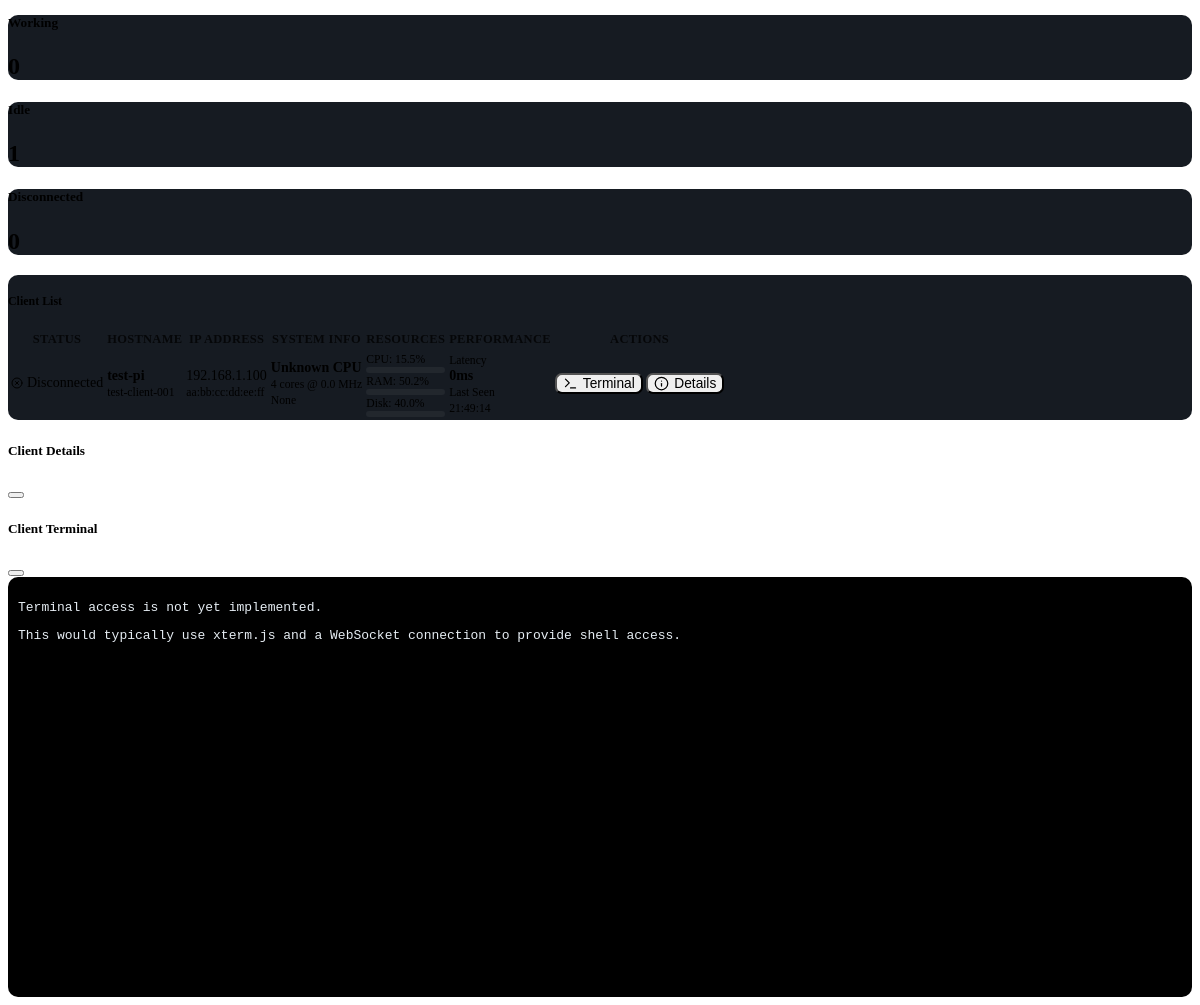
The page /clients/ (signed in, lower part) on the database as committed earlier.
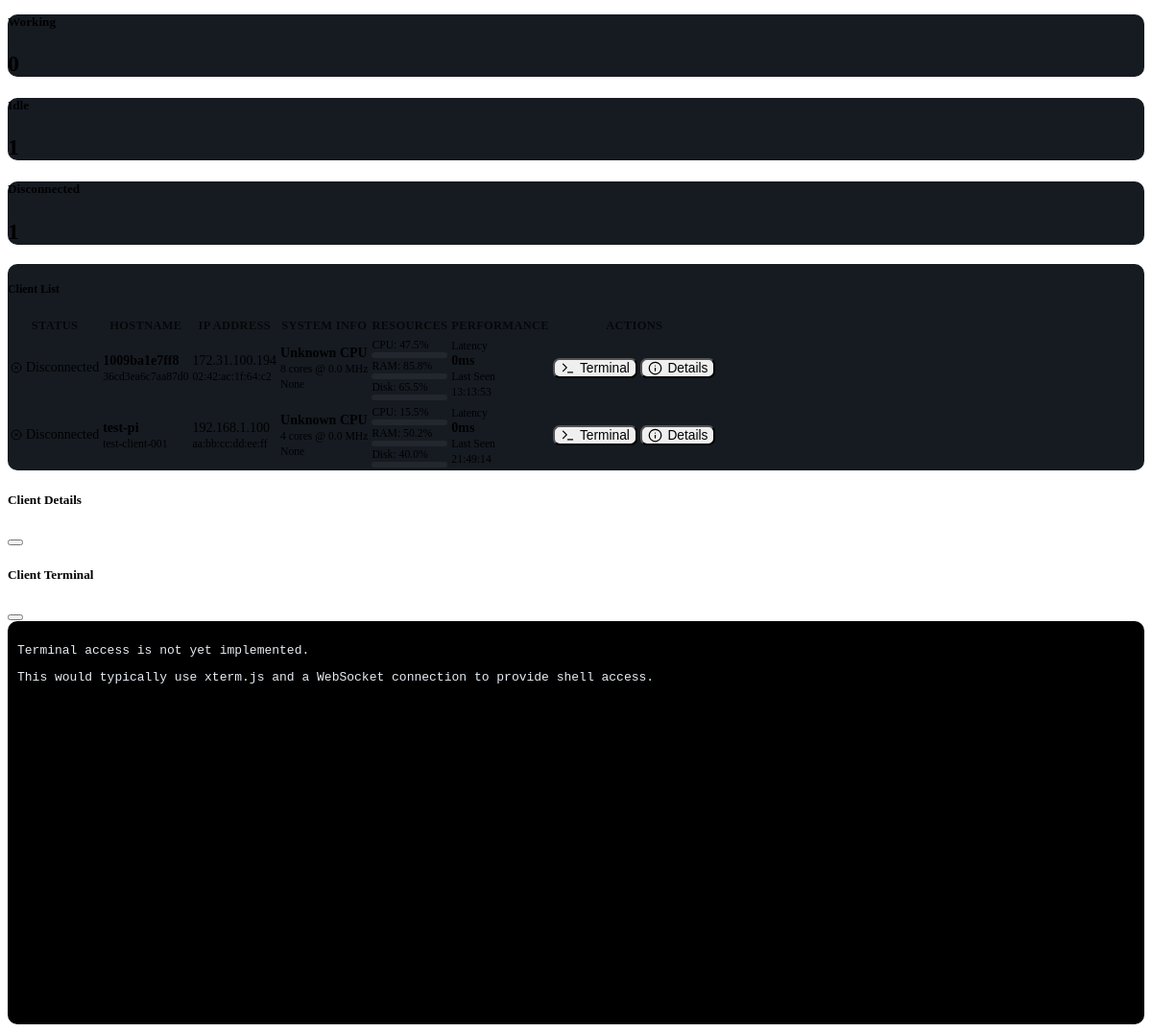
The same page on the database as committed later.
### models.py (models this page shows)
class Client(db.Model):
    id = db.Column(db.Integer, primary_key=True)
    client_id = db.Column(db.String(64), unique=True, nullable=False)
    hostname = db.Column(db.String(128))
    ip_address = db.Column(db.String(45))
    mac_address = db.Column(db.String(17))
    cpu_model = db.Column(db.String(256))
    cpu_cores = db.Column(db.Integer)
    cpu_frequency = db.Column(db.Float)
    ram_total = db.Column(db.BigInteger)
    disk_total = db.Column(db.BigInteger)
    os_info = db.Column(db.String(256))
    username = db.Column(db.String(64))
    status = db.Column(db.String(32), default='disconnected')  # connected, disconnected, working
    last_seen = db.Column(db.DateTime, default=datetime.utcnow)
    created_at = db.Column(db.DateTime, default=datetime.utcnow)
    cpu_usage = db.Column(db.Float, default=0.0)
    ram_usage = db.Column(db.Float, default=0.0)
    disk_usage = db.Column(db.Float, default=0.0)
    network_latency = db.Column(db.Float, default=0.0)
    jobs = db.relationship('Job', backref='assigned_client', lazy=True)

### routes/clients.py (the view)
@clients_bp.route('/')
@login_required
def index():
    clients = Client.query.order_by(Client.last_seen.desc()).all()
    connected_count = sum(1 for c in clients if c.status in ['online', 'connected', 'idle'])
    working_count = sum(1 for c in clients if c.status == 'working')
    idle_count = connected_count - working_count
    disconnected_count = sum(1 for c in clients if c.status in ['offline', 'disconnected'])
    return render_template('clients.html',
                         clients=clients,
                         connected_count=connected_count,
                         working_count=working_count,
                         idle_count=idle_count,
                         disconnected_count=disconnected_count)

### routes/terminal.py (called while the page is built)
@terminal_bp.before_app_request
def cleanup_old_sessions():
    current_time = time.time()
    timeout = 3600  # 1 hour timeout
    for session_id in list(terminal_sessions.keys()):
        session_data = terminal_sessions[session_id]
        if current_time - session_data['last_activity'] > timeout:
            del terminal_sessions[session_id]
            logger.info(f"Cleaned up expired session: {session_id}")
    for command_id in list(command_responses.keys()):
        response = command_responses[command_id]
        if current_time - response['timestamp'] > timeout:
            del command_responses[command_id]

### templates/clients.html (shortened to what this page needs)
{% extends "base.html" %}
{% block content %}
<div class="row mb-3">
    <div class="col-md-3">
        <div class="card text-center">
            <div class="card-body">
                <h5 class="card-title text-warning">Working</h5>
                <h2 class="mb-0" id="workingCount">{{ working_count }}</h2>
            </div>
        </div>
    </div>
    <div class="col-md-3">
        <div class="card text-center">
            <div class="card-body">
                <h5 class="card-title text-secondary">Idle</h5>
                <h2 class="mb-0" id="idleCount">{{ idle_count }}</h2>
            </div>
        </div>
    </div>
    <div class="col-md-3">
        <div class="card text-center">
            <div class="card-body">
                <h5 class="card-title text-danger">Disconnected</h5>
                <h2 class="mb-0" id="disconnectedCount">{{ disconnected_count }}</h2>
            </div>
        </div>
    </div>
</div>
<div class="row">
    <div class="col-12">
        <div class="card">
            <div class="card-header">
                <h5 class="mb-0">Client List</h5>
            </div>
            <div class="card-body">
                {% if clients %}
                    <div class="table-responsive">
                        <table class="table table-striped">
                            <thead>
                                <tr>
                                    <th>Status</th>
                                    <th>Hostname</th>
                                    <th>IP Address</th>
                                    <th>System Info</th>
                                    <th>Resources</th>
                                    <th>Performance</th>
                                    <th>Actions</th>
                                </tr>
                            </thead>
                            <tbody id="clientsTableBody">
                                {% for client in clients %}
                                <tr data-client-id="{{ client.client_id }}">
                                    <td>
                                        {% if client.status == 'connected' %}
                                            <span class="badge bg-success">
                                                <i data-feather="check-circle" width="12" height="12"></i>
                                                Connected
                                            </span>
                                        {% elif client.status == 'working' %}
                                            <span class="badge bg-warning">
                                                <i data-feather="cpu" width="12" height="12"></i>
                                                Working
                                            </span>
                                        {% else %}
                                            <span class="badge bg-danger">
                                                <i data-feather="x-circle" width="12" height="12"></i>
                                                Disconnected
                                            </span>
                                        {% endif %}
                                    </td>
                                    <td>
                                        <strong>{{ client.hostname or 'Unknown' }}</strong>
                                        <br>
                                        <small class="text-muted">{{ client.client_id }}</small>
                                    </td>
                                    <td>
                                        {{ client.ip_address }}
                                        <br>
                                        <small class="text-muted">{{ client.mac_address }}</small>
                                    </td>
                                    <td>
                                        <div>
                                            <strong>{{ client.cpu_model or 'Unknown CPU' }}</strong>
                                            <br>
                                            <small class="text-muted">
                                                {{ client.cpu_cores }} cores @ {{ "%.1f"|format(client.cpu_frequency or 0) }} MHz
                                            </small>
                                            <br>
                                            <small class="text-muted">{{ client.os_info }}</small>
                                        </div>
                                    </td>
                                    <td>
                                        <div class="mb-1">
                                            <small>CPU: {{ "%.1f"|format(client.cpu_usage or 0) }}%</small>
                                            <div class="progress progress-sm">
                                            </div>
                                        </div>
                                        <div class="mb-1">
                                            <small>RAM: {{ "%.1f"|format(client.ram_usage or 0) }}%</small>
                                            <div class="progress progress-sm">
                                            </div>
                                        </div>
                                        <div>
                                            <small>Disk: {{ "%.1f"|format(client.disk_usage or 0) }}%</small>
                                            <div class="progress progress-sm">
                                            </div>
                                        </div>
                                    </td>
                                    <td>
                                        <div class="text-center">
                                            <div class="mb-1">
                                                <small>Latency</small>
                                                <br>
                                                <strong>{{ "%.0f"|format(client.network_latency or 0) }}ms</strong>
                                            </div>
                                            <div>
                                                <small>Last Seen</small>
                                                <br>
                                                <small class="text-muted">
                                                    {{ client.last_seen.strftime('%H:%M:%S') if client.last_seen else 'Never' }}
                                                </small>
                                            </div>
                                        </div>
                                    </td>
                                    <td>
                                        <div class="btn-group-vertical btn-group-sm">
                                            <button class="btn btn-outline-primary" onclick="openTerminal('{{ client.client_id }}')">
                                                <i data-feather="terminal"></i> Terminal
                                            </button>
                                            <button class="btn btn-outline-info" onclick="viewClientDetails('{{ client.client_id }}')">
                                                <i data-feather="info"></i> Details
                                            </button>
                                        </div>
                                    </td>
                                </tr>
                                {% endfor %}
                            </tbody>
                        </table>
                    </div>
                {% endif %}
            </div>
        </div>
    </div>
</div>
<div class="modal fade" id="clientDetailsModal" tabindex="-1">
    <div class="modal-dialog modal-lg">
        <div class="modal-content">
            <div class="modal-header">
                <h5 class="modal-title">Client Details</h5>
                <button type="button" class="btn-close" data-bs-dismiss="modal"></button>
            </div>
        </div>
    </div>
</div>
<div class="modal fade" id="terminalModal" tabindex="-1">
    <div class="modal-dialog modal-xl">
        <div class="modal-content">
            <div class="modal-header">
                <h5 class="modal-title">Client Terminal</h5>
                <button type="button" class="btn-close" data-bs-dismiss="modal"></button>
            </div>
            <div class="modal-body p-0">
                <div id="terminal" style="height: 400px; background: #000; padding: 10px;">
                    <div class="text-success">
                        <p>Terminal access is not yet implemented.</p>
                        <p>This would typically use xterm.js and a WebSocket connection to provide shell access.</p>
                    </div>
                </div>
            </div>
        </div>
    </div>
</div>
{% endblock %}

### templates/base.html (shortened to what this page needs)
<!DOCTYPE html>
<html lang="en" data-bs-theme="dark">
<head>
    <link href="https://cdn.replit.com/agent/bootstrap-agent-dark-theme.min.css" rel="stylesheet">
    <link rel="stylesheet" href="https://cdn.jsdelivr.net/npm/shepherd.js@13.0.0/dist/css/shepherd.css">
    <link rel="stylesheet" href="{{ url_for('static', filename='css/custom.css') }}">
</head>
<body>
<main class="container-fluid mt-3 pb-4">
    {% block content %}{% endblock %}
</main>
</body>
</html>

### static/css/custom.css (style rules this page uses)
:root { --crackpi-accent: #1a73e8; --crackpi-accent-glow: rgba(26, 115, 232, 0.25); --crackpi-success: #198754; --crackpi-warn: #ffc107; --crackpi-danger: #dc3545; --crackpi-radius: 10px; --crackpi-radius-lg: 16px; --crackpi-transition: 0.18s ease; }
[data-bs-theme="dark"] { --crackpi-nav-bg: #0d1117; --crackpi-card-bg: #161b22; --crackpi-border: #30363d; --crackpi-body: #0d1117; --crackpi-text-mute: #8b949e; --crackpi-hover-bg: rgba(255, 255, 255, 0.05); }
body { min-height: 100vh; }
.card { border-radius: var(--crackpi-radius); border-color: var(--crackpi-border); transition: box-shadow var(--crackpi-transition); }
.card-header { border-bottom-color: var(--crackpi-border); border-radius: calc(var(--crackpi-radius) - 1px) calc(var(--crackpi-radius) - 1px) 0 0 !important; font-weight: 600; font-size: 0.9rem; display: flex; align-items: center; gap: 6px; }
[data-bs-theme="dark"] .card { background-color: var(--crackpi-card-bg); }
.btn { border-radius: 7px; font-size: 0.86rem; display: inline-flex; align-items: center; gap: 5px; transition: all var(--crackpi-transition); }
.btn svg { width: 15px; height: 15px; }
.progress { border-radius: 20px; background: var(--crackpi-hover-bg); }
.progress-sm { height: 6px; }
.table-responsive { border-radius: var(--crackpi-radius); overflow: hidden; }
.table { font-size: .875rem; }
.table th { font-size: .78rem; font-weight: 600; letter-spacing: 0.3px; text-transform: uppercase; opacity: .75; }
#terminal { font-family: 'JetBrains Mono', 'Fira Code', 'Courier New', monospace; color: #e6edf3; background: #0d1117; padding: 16px; border-radius: var(--crackpi-radius); overflow-y: auto; font-size: 13px; }
.badge { display: inline-flex; align-items: center; gap: 4px; font-weight: 500; border-radius: 5px; }

Rows that differ between the two databases and show on the page:
added Client: status "offline" (drawn), hostname "1009ba1e7ff8", client_id "36cd3ea6c7aa87d0", ip_address "172.31.100.194", mac_address "02:42:ac:1f:64:c2", cpu_model "Unknown CPU", cpu_cores "8", cpu_frequency "0.0", os_info "None", cpu_usage "47.5", ram_usage "85.8", disk_usage "65.5", network_latency "0", last_seen "13:13:53"
